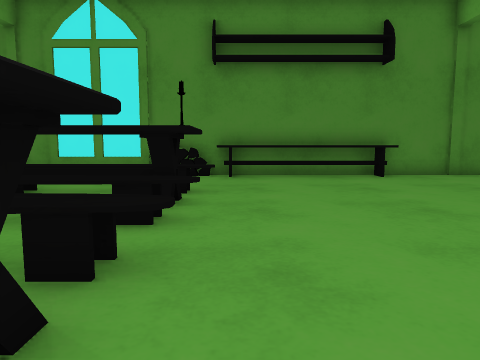
[1] (above)

18 first-person views from a walk through a Unity game level. The camera is 0.56 m above the floor, tilts 6° down and sees 70° across. The floor is counted in squares, 0.5 m on a side. Each view is taken from the middle of a square. On the plan, view 1 faces up. The plan holds only what a view shows up to about 13 squares ahead; the rest is blank. The place goes on beyond the plan. The player is left out.

[2]
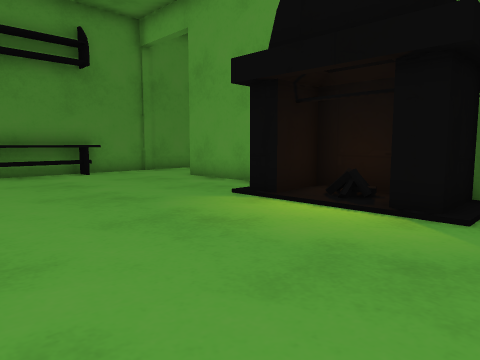

[3]
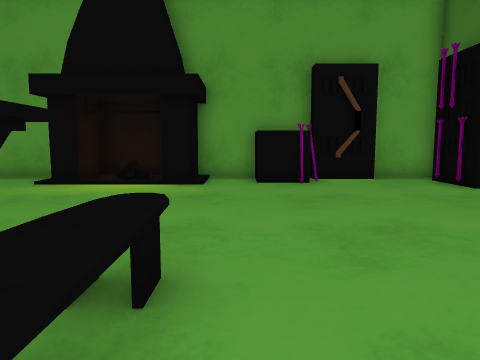

[4]
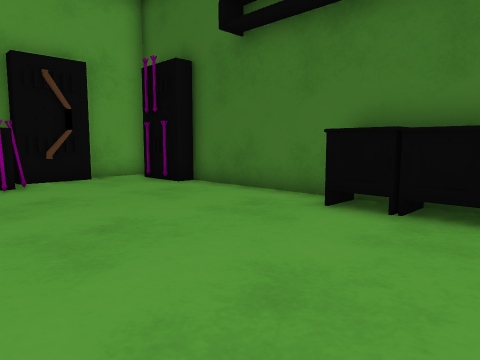

[5]
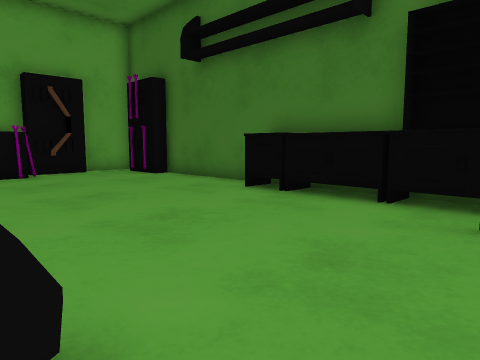

[6]
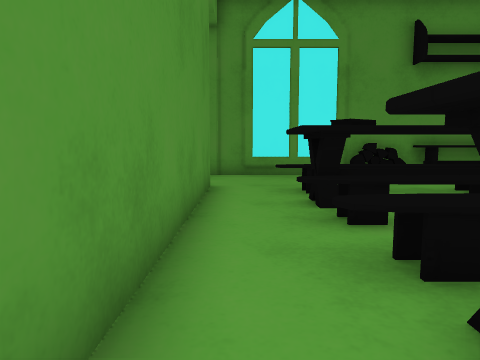

[7]
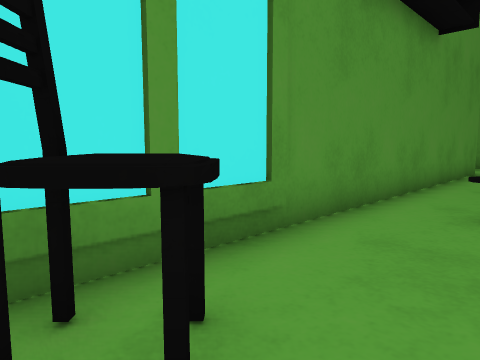

[8]
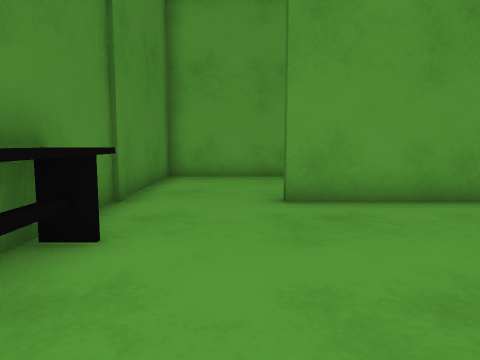

[9]
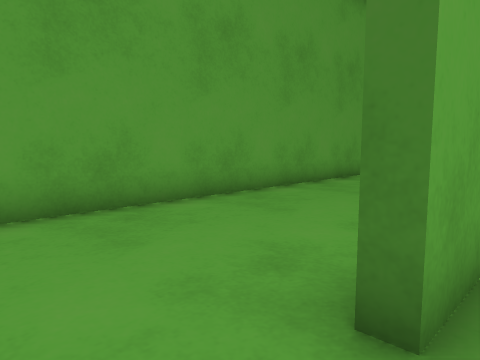

[10]
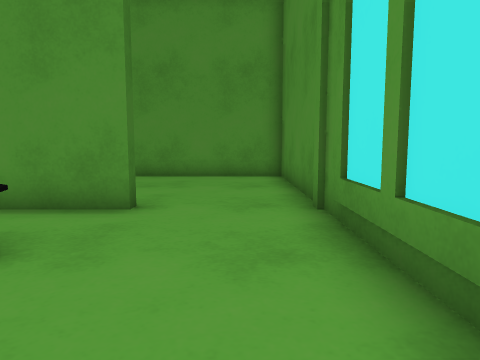

[11]
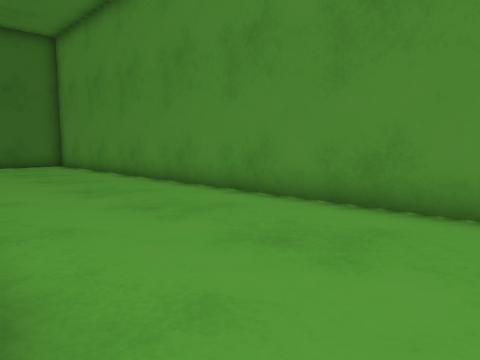

[12]
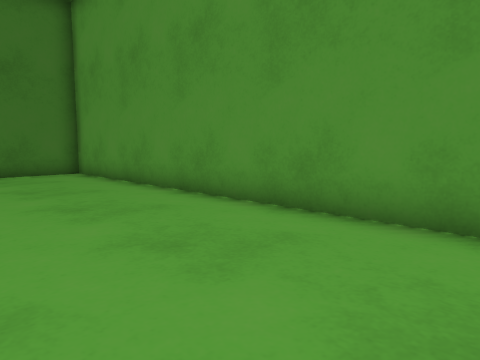

[13]
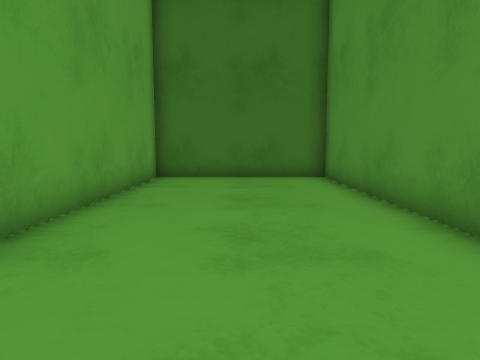

[14]
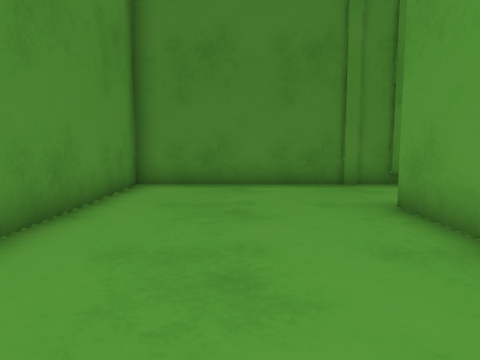

[15]
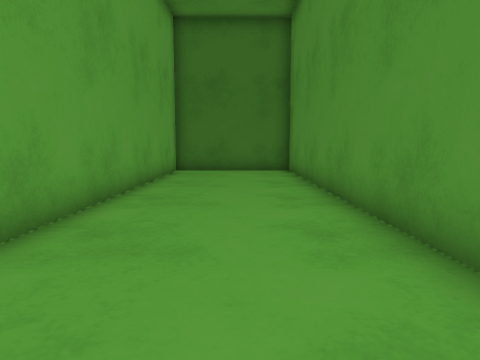

[16]
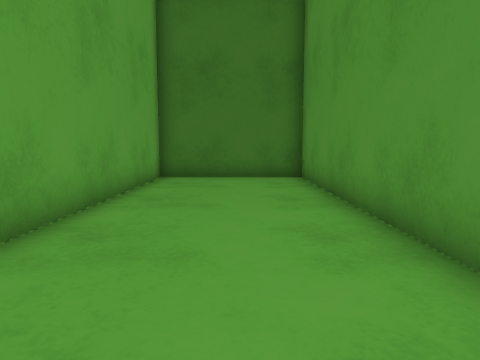

[17]
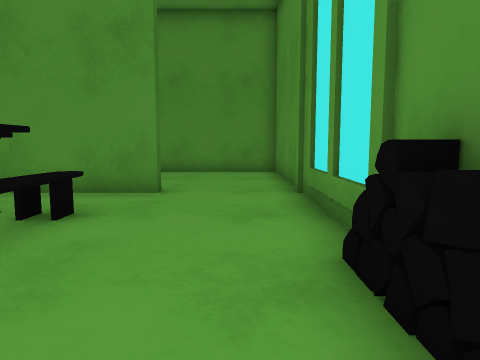

[18]
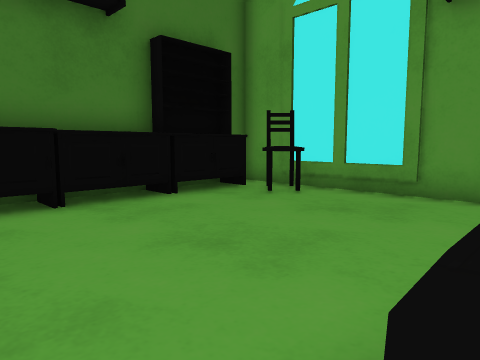

### Floor plan
Points are (right, up) in squares from view 1. A wall is a line through its corners. A room is listed if a view was taken in it or the views show most of it. See-through windows are left out.
Room 1 (views 1, 2, 3, 4, 5, 6, 7, 8, 9, 10, 15, 16, 17, 18)
walls: (5.5, -2.7) (6, -2.7); (7.9, 4.1) (7.9, -7.6) (12.7, -7.6) (12.7, 12.4) (5.4, 12.4); (7.5, 5.2) (7.5, 9.1) (8, 9.1); (6.1, -3.4) (6.1, -2.9); (7.5, -3.4) (7.5, 0.5); (6.8, -4.8) (6.8, -4); (5, -6.8) (6.5, -6.8); (-2.6, -7.6) (4.6, -7.6); (7.5, -7.6) (7.5, -5.5); (-2.4, 12.4) (-7.4, 12.4); (-7.8, 9.1) (-7.8, -7.6) (-7.1, -7.6)
ways out: opening at (-7, 11) to room 2
objects: other object (-7, -8) to (-5, -7); other object (-7, -6) to (-6, -5); other object (-6, 0) to (-5, 0); table (-6, 1) to (-6, 2); other object (-6, 3) to (-5, 3); other object (-6, 5) to (-1, 5); table (-6, 6) to (-6, 7); other object (-6, 8) to (-4, 8); other object (-4, -8) to (-3, -7); table (-4, 6) to (-1, 7); other object (-3, 0) to (-1, 0); other object (-3, 12) to (-2, 12); other object (-2, -7) to (-1, -7); other object (-2, 3) to (-1, 3); table (-1, 2); other object (-1, 6); other object (-1, 8); bench (-1, 12) to (5, 12); other object (6, -3) to (7, -2); fireplace (6, 1) to (7, 4)
Room 2 (views 11, 12, 13, 14)
walls: (-8.2, 6.9) (-8.2, 9.1) (-7.8, 9.1); (-7.4, 12.4) (-13.9, 12.4) (-13.9, -7.6) (-8.2, -7.6) (-8.2, 0.1)
ways out: opening at (-7, 11) to room 1

Where each view was taken, in squares from view 1:
view 1: 0 up, 0 right, facing up
view 2: 1 down, 0 right, facing up-right
view 3: 1 down, 4 left, facing right
view 4: 1 down, 4 left, facing down-right
view 5: 0 up, 7 left, facing down-right
view 6: 0 up, 7 left, facing up
view 7: 6 down, 5 left, facing up-left
view 8: 10 up, 1 right, facing right
view 9: 11 up, 7 right, facing down-right
view 10: 11 up, 2 left, facing left
view 11: 11 up, 8 left, facing down-left
view 12: 6 up, 9 left, facing down-left
view 13: 4 up, 11 left, facing down
view 14: 3 up, 11 left, facing up
view 15: 7 up, 10 right, facing down
view 16: 4 up, 10 right, facing down
view 17: 11 up, 0 right, facing left
view 18: 0 up, 0 right, facing down-left
